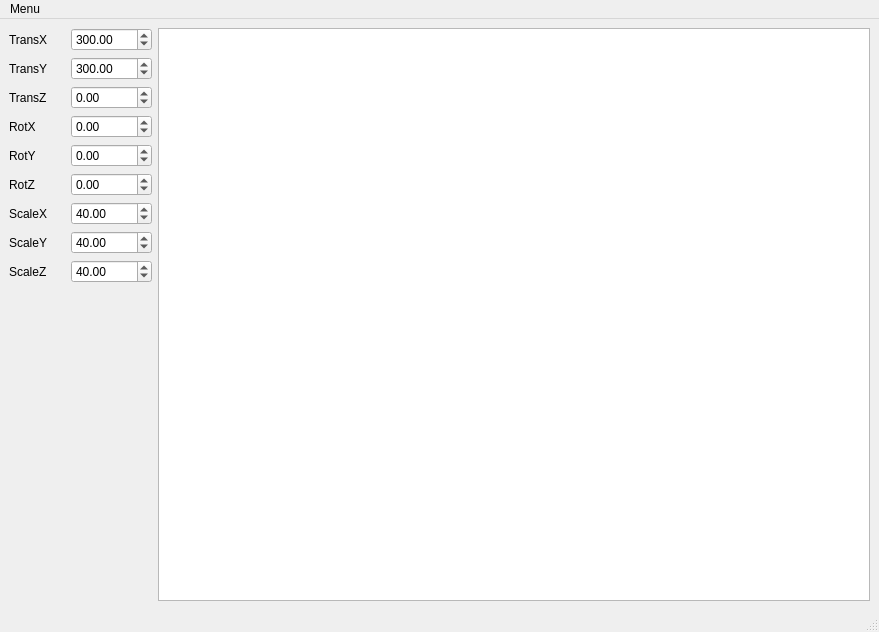
<?xml version="1.0" encoding="UTF-8"?>
<ui version="4.0">
    <class>MainWindow</class>
    <widget class="QMainWindow" name="MainWindow">
        <property name="geometry">
            <rect>
                <x>0</x>
                <y>0</y>
                <width>879</width>
                <height>632</height>
            </rect>
        </property>
        <property name="windowTitle">
            <string>MainWindow</string>
        </property>
        <widget class="QWidget" name="centralwidget">
            <layout class="QHBoxLayout" name="horizontalLayout" stretch="1,5">
                <item>
                    <layout class="QGridLayout" name="gridLayout">
                        <item row="4" column="1">
                            <widget class="QDoubleSpinBox" name="RotY">
                                <property name="minimum">
                                    <double>-180.000000000000000</double>
                                </property>
                                <property name="maximum">
                                    <double>180.000000000000000</double>
                                </property>
                                <property name="singleStep">
                                    <double>10.000000000000000</double>
                                </property>
                            </widget>
                        </item>
                        <item row="8" column="1">
                            <widget class="QDoubleSpinBox" name="ScaleY">
                                <property name="minimum">
                                    <double>0.100000000000000</double>
                                </property>
                                <property name="maximum">
                                    <double>10000.000000000000000</double>
                                </property>
                                <property name="value">
                                    <double>40.000000000000000</double>
                                </property>
                            </widget>
                        </item>
                        <item row="0" column="1">
                            <widget class="QDoubleSpinBox" name="TransX">
                                <property name="minimum">
                                    <double>-10000.000000000000000</double>
                                </property>
                                <property name="maximum">
                                    <double>10000.000000000000000</double>
                                </property>
                                <property name="value">
                                    <double>300.000000000000000</double>
                                </property>
                            </widget>
                        </item>
                        <item row="3" column="1">
                            <widget class="QDoubleSpinBox" name="RotX">
                                <property name="minimum">
                                    <double>-180.000000000000000</double>
                                </property>
                                <property name="maximum">
                                    <double>180.000000000000000</double>
                                </property>
                                <property name="singleStep">
                                    <double>10.000000000000000</double>
                                </property>
                            </widget>
                        </item>
                        <item row="9" column="1">
                            <widget class="QDoubleSpinBox" name="ScaleZ">
                                <property name="minimum">
                                    <double>0.100000000000000</double>
                                </property>
                                <property name="maximum">
                                    <double>1000.000000000000000</double>
                                </property>
                                <property name="value">
                                    <double>40.000000000000000</double>
                                </property>
                            </widget>
                        </item>
                        <item row="5" column="0">
                            <widget class="QLabel" name="label_5">
                                <property name="text">
                                    <string>RotZ</string>
                                </property>
                            </widget>
                        </item>
                        <item row="2" column="1">
                            <widget class="QDoubleSpinBox" name="TransZ">
                                <property name="minimum">
                                    <double>-1000.000000000000000</double>
                                </property>
                                <property name="maximum">
                                    <double>1000.000000000000000</double>
                                </property>
                            </widget>
                        </item>
                        <item row="8" column="0">
                            <widget class="QLabel" name="label_8">
                                <property name="text">
                                    <string>ScaleY</string>
                                </property>
                            </widget>
                        </item>
                        <item row="5" column="1">
                            <widget class="QDoubleSpinBox" name="RotZ">
                                <property name="minimum">
                                    <double>-180.000000000000000</double>
                                </property>
                                <property name="maximum">
                                    <double>180.000000000000000</double>
                                </property>
                                <property name="singleStep">
                                    <double>10.000000000000000</double>
                                </property>
                            </widget>
                        </item>
                        <item row="7" column="0">
                            <widget class="QLabel" name="label_6">
                                <property name="text">
                                    <string>ScaleX</string>
                                </property>
                            </widget>
                        </item>
                        <item row="3" column="0">
                            <widget class="QLabel" name="label_4">
                                <property name="text">
                                    <string>RotX</string>
                                </property>
                            </widget>
                        </item>
                        <item row="1" column="1">
                            <widget class="QDoubleSpinBox" name="TransY">
                                <property name="minimum">
                                    <double>-10000.000000000000000</double>
                                </property>
                                <property name="maximum">
                                    <double>10000.000000000000000</double>
                                </property>
                                <property name="value">
                                    <double>300.000000000000000</double>
                                </property>
                            </widget>
                        </item>
                        <item row="1" column="0">
                            <widget class="QLabel" name="label_2">
                                <property name="text">
                                    <string>TransY</string>
                                </property>
                            </widget>
                        </item>
                        <item row="7" column="1">
                            <widget class="QDoubleSpinBox" name="ScaleX">
                                <property name="maximum">
                                    <double>10000.000000000000000</double>
                                </property>
                                <property name="value">
                                    <double>40.000000000000000</double>
                                </property>
                            </widget>
                        </item>
                        <item row="9" column="0">
                            <widget class="QLabel" name="label_9">
                                <property name="text">
                                    <string>ScaleZ</string>
                                </property>
                            </widget>
                        </item>
                        <item row="0" column="0">
                            <widget class="QLabel" name="label">
                                <property name="text">
                                    <string>TransX</string>
                                </property>
                            </widget>
                        </item>
                        <item row="2" column="0">
                            <widget class="QLabel" name="label_3">
                                <property name="text">
                                    <string>TransZ</string>
                                </property>
                            </widget>
                        </item>
                        <item row="4" column="0">
                            <widget class="QLabel" name="label_7">
                                <property name="text">
                                    <string>RotY</string>
                                </property>
                            </widget>
                        </item>
                        <item row="10" column="0">
                            <spacer name="verticalSpacer">
                                <property name="orientation">
                                    <enum>Qt::Vertical</enum>
                                </property>
                                <property name="sizeHint" stdset="0">
                                    <size>
                                        <width>20</width>
                                        <height>40</height>
                                    </size>
                                </property>
                            </spacer>
                        </item>
                    </layout>
                </item>
                <item>
                    <widget class="QGraphicsView" name="graphicsView"/>
                </item>
            </layout>
        </widget>
        <widget class="QMenuBar" name="menubar">
            <property name="geometry">
                <rect>
                    <x>0</x>
                    <y>0</y>
                    <width>879</width>
                    <height>22</height>
                </rect>
            </property>
            <widget class="QMenu" name="menuFile">
                <property name="title">
                    <string>Menu</string>
                </property>
                <addaction name="actionOpen"/>
                <addaction name="actionSave"/>
                <addaction name="actionDefault_Scale"/>
                <addaction name="actionExit"/>
            </widget>
            <addaction name="menuFile"/>
        </widget>
        <widget class="QStatusBar" name="statusbar"/>
        <action name="actionOpen">
            <property name="text">
                <string>Open</string>
            </property>
        </action>
        <action name="actionExit">
            <property name="text">
                <string>Exit</string>
            </property>
        </action>
        <action name="actionDefault_Scale">
            <property name="text">
                <string>Default View</string>
            </property>
        </action>
        <action name="actionSave">
            <property name="text">
                <string>Save</string>
            </property>
        </action>
    </widget>
    <resources/>
    <connections/>
</ui>
